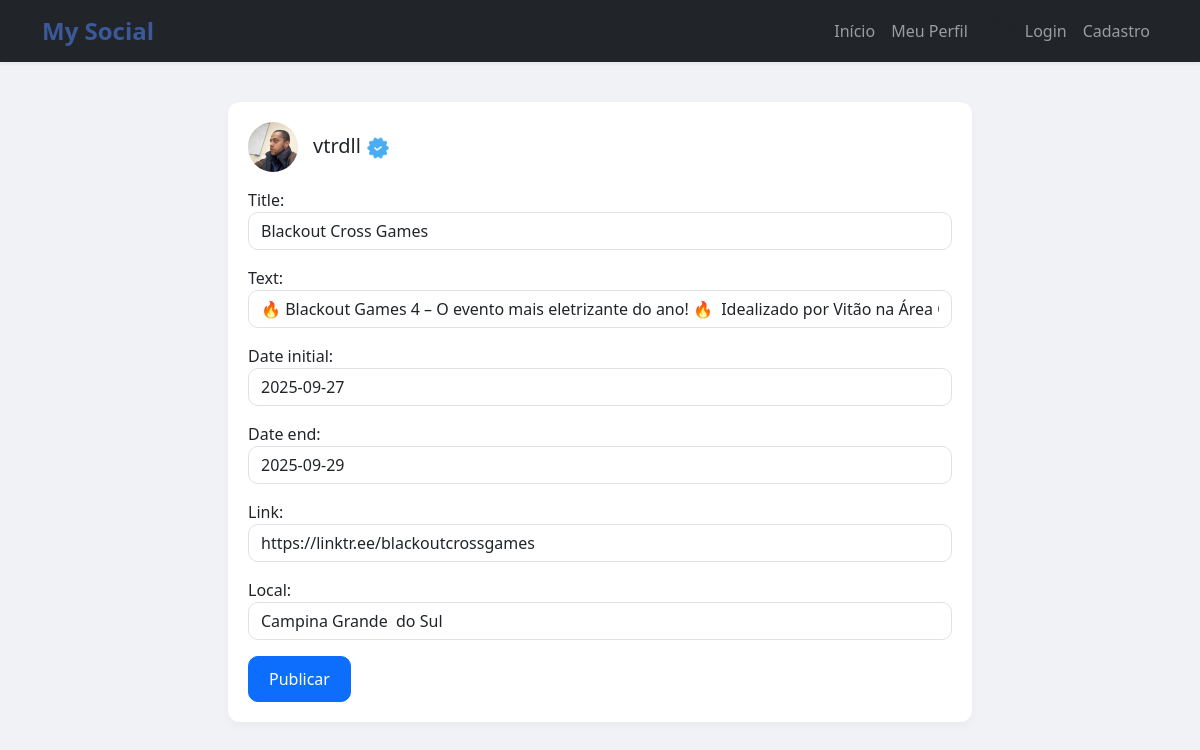
The page /event/1/update/ (signed in) on the database as committed earlier.
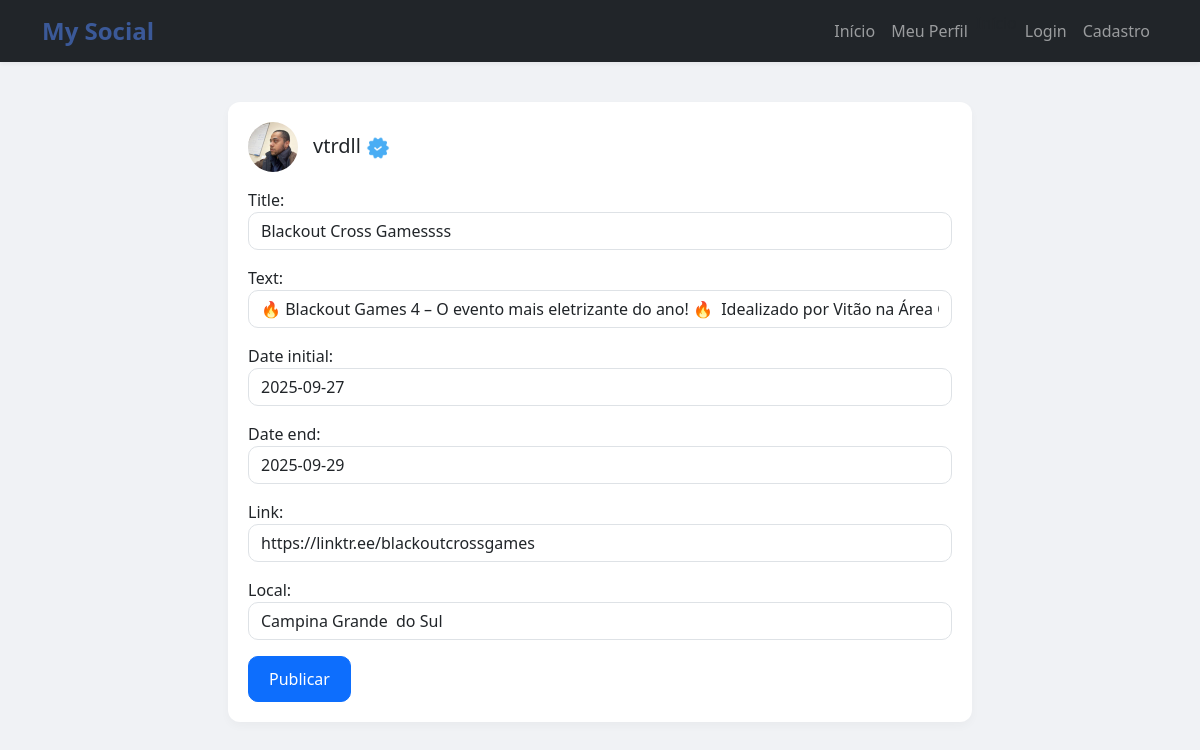
The same page on the database as committed later.
### Event/models.py (models this page shows, shortened)
class Event(models.Model):
    author = models.ForeignKey(User, on_delete= models.CASCADE)
    local  = models.CharField (max_length=50, default= 'null')
    title =  models.CharField (max_length=50, default= 'null')
    link =  models.URLField(max_length=200, blank= True, null= True )
    text = models.CharField(max_length=200, blank=  True, null= True)
    date_initial = models.DateField( default=  timezone.now())
    date_end = models.DateField  (default= timezone.now())
    date_create= models.DateTimeField(auto_now_add= True,  null= False, blank= False)
    price =  models.FloatField(validators=[MinValueValidator(0)], null= True, blank=True)

### Event/views.py (the view)
# urls.py: path('event/<int:pk>/update/', EventUpdate.as_view(), name='event_update'),
class EventUpdate(UpdateView):
    model = Event
    template_name  = 'update_event.html'
    fields  =  ['date_initial','date_end', 'text','link', 'title','local']
    success_url=reverse_lazy('event_list')

### Event/templates/update_event.html (shortened to what this page needs)
<!DOCTYPE html>
{%  load static  %}
{% load widget_tweaks %}
<html lang="pt-br">
<head>
    <link href="https://cdn.jsdelivr.net/npm/bootstrap@5.3.0/dist/css/bootstrap.min.css" rel="stylesheet">
</head>
<body>
    <nav class="navbar navbar-expand-lg navbar-dark bg-dark mb-4">
        <div class="container">
            <a class="navbar-brand" href="{% url 'home' %}">My Social</a>
            <div class="collapse navbar-collapse" id="navbarNav">
                <ul class="navbar-nav ms-auto">
                    {% if user.is_authenticated %}
                    <li class="nav-item">
                        <a class="nav-link" href="{% url 'home' %}">Início</a>
                    </li>
                    <li class="nav-item">
                        <a class="nav-link" href="{% url 'my-perfil' %}">Meu Perfil</a>
                    </li>
                    <li class="nav-itmy_perfil.htmllink" href="{% url 'home' %}">Início</a>
                    </li>
                    <li class="nav-item">
                        <a class="nav-link" href="{% url 'login' %}">Login</a>
                    </li>
                    <li class="nav-item">
                        <a class="nav-link" href="{% url 'register' %}">Cadastro</a>
                    </li>
                    {% endif %}
                </ul>
            </div>
        </div>
    </nav>
<div class="container">
    <div class="post-box mx-auto col-md-8">
        <div class="d-flex align-items-center mb-3">
            {% if user.profile.photo %}
                <img src="{{ user.profile.photo.url }}" alt="Foto de perfil" class="profile-pic">
            {% endif %}
            <h5 class="mb-0">{{ user.username }} <img src="{% static 'verified.png' %}" alt="Verificado" width="24"></h5>
        </div>
        <form method="post" enctype="multipart/form-data">
             <div class="mb-3">
                    {{ form.title.label_tag }}
                    {{ form.title|add_class:"form-control" }}
                </div>
                <div class="mb-3">
                    {{ form.text.label_tag }}
                    {{ form.text|add_class:"form-control" }}
                </div>
                <div class="mb-3">
                    {{ form.date_initial.label_tag }}
                    {{ form.date_initial|add_class:"form-control" }}
                </div>
                <div class="mb-3">
                    {{ form.date_end.label_tag }}
                    {{ form.date_end|add_class:"form-control" }}
                </div>
                <div class="mb-3">
                    {{ form.link.label_tag }}
                    {{ form.link|add_class:"form-control" }}
                </div>
                <div class="mb-3">
                    {{ form.local.label_tag }}
                    {{ form.local|add_class:"form-control" }}
                </div>
            <button type="submit" class="btn btn-primary">Publicar</button>
        </form>
    </div>
</div>
</body>
</html>

Rows that differ between the two databases and show on the page:
changed Event "https://linktr.ee/blackoutcrossgames": title "Blackout Cross Games" → "Blackout Cross Gamessss"
